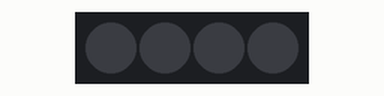
Recording of a sketch running on a simulated Arduino Uno, built with avr-gcc and run on an emulated ATmega328P. On the bench: 4 RGB LEDs in strip order, left to right. Dim RGB values are drawn brighter than linear; colours are those a GRB WS2812 strip shows for the declared byte order; what the sketch prints to the serial monitor is not drawn.

Above: at 0.16 s.
At 13.91 s:
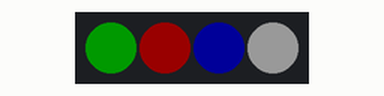
At 26.49 s:
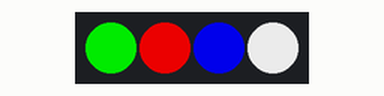
Timing chart, 0 to 26.4 s (numbered marks = the images above):
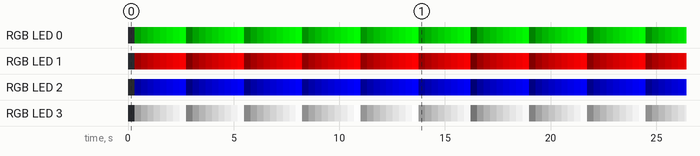

Measured:
- by itself, RGB LED 0: off → RGB(0, 29, 0) at 0.32 s, → RGB(0, 58, 0) 0.30 s later, → RGB(0, 87, 0) 0.30 s later, → RGB(0, 116, 0) 0.30 s later, … (86 changes in this stretch)
- by itself, RGB LED 1: off → RGB(29, 0, 0) at 0.32 s, → RGB(58, 0, 0) 0.30 s later, → RGB(87, 0, 0) 0.30 s later, → RGB(116, 0, 0) 0.30 s later, … (86 changes in this stretch)

The sketch:

ledrgb02.ino
```cpp
#include "FastLED.h"
#define NUM_LEDS 4
const int dataline = 8;
CRGB leds[NUM_LEDS];

void setup() {
Serial.begin(9600);
LEDS.addLeds<WS2812B, dataline>(leds, NUM_LEDS);

for (int p=0;p< NUM_LEDS;p++){
leds[p] = CRGB::Black;
FastLED.show();}
}

int r,g,b;

void loop() {
  r=0;
  g=0;
  b=0;
  while(1) {
    leds[0].r = r;
    leds[1].g = g;
    leds[2].b = b;
    leds[3].r = r;
    leds[3].g = g;
    leds[3].b = b;

  FastLED.show();
  r++;
  g++;
  b++;
  //if (b=0) { b=255;}
  delay(10);
  Serial.println(b);
  }
}
```
